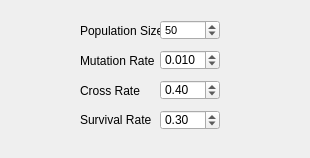
<?xml version="1.0" encoding="UTF-8"?>
<ui version="4.0">
 <class>ParametersGA</class>
 <widget class="QWidget" name="ParametersGA">
  <property name="geometry">
   <rect>
    <x>0</x>
    <y>0</y>
    <width>310</width>
    <height>158</height>
   </rect>
  </property>
  <property name="windowTitle">
   <string>Form</string>
  </property>
  <widget class="QDoubleSpinBox" name="mutationSpin">
   <property name="geometry">
    <rect>
     <x>160</x>
     <y>50</y>
     <width>60</width>
     <height>20</height>
    </rect>
   </property>
   <property name="font">
    <font>
     <pointsize>9</pointsize>
    </font>
   </property>
   <property name="decimals">
    <number>3</number>
   </property>
   <property name="minimum">
    <double>0.001000000000000</double>
   </property>
   <property name="maximum">
    <double>1.000000000000000</double>
   </property>
   <property name="singleStep">
    <double>0.010000000000000</double>
   </property>
   <property name="value">
    <double>0.010000000000000</double>
   </property>
  </widget>
  <widget class="QLabel" name="label_12">
   <property name="geometry">
    <rect>
     <x>80</x>
     <y>50</y>
     <width>81</width>
     <height>21</height>
    </rect>
   </property>
   <property name="font">
    <font>
     <pointsize>9</pointsize>
    </font>
   </property>
   <property name="text">
    <string>Mutation Rate</string>
   </property>
  </widget>
  <widget class="QLabel" name="label_14">
   <property name="geometry">
    <rect>
     <x>80</x>
     <y>80</y>
     <width>81</width>
     <height>21</height>
    </rect>
   </property>
   <property name="font">
    <font>
     <pointsize>9</pointsize>
    </font>
   </property>
   <property name="text">
    <string>Cross Rate</string>
   </property>
  </widget>
  <widget class="QLabel" name="label_15">
   <property name="geometry">
    <rect>
     <x>80</x>
     <y>110</y>
     <width>81</width>
     <height>20</height>
    </rect>
   </property>
   <property name="font">
    <font>
     <pointsize>9</pointsize>
    </font>
   </property>
   <property name="text">
    <string>Survival Rate</string>
   </property>
  </widget>
  <widget class="QDoubleSpinBox" name="crossSpin">
   <property name="geometry">
    <rect>
     <x>160</x>
     <y>80</y>
     <width>60</width>
     <height>20</height>
    </rect>
   </property>
   <property name="font">
    <font>
     <pointsize>9</pointsize>
    </font>
   </property>
   <property name="minimum">
    <double>0.010000000000000</double>
   </property>
   <property name="maximum">
    <double>1.000000000000000</double>
   </property>
   <property name="singleStep">
    <double>0.050000000000000</double>
   </property>
   <property name="value">
    <double>0.400000000000000</double>
   </property>
  </widget>
  <widget class="QDoubleSpinBox" name="survivalSpin">
   <property name="geometry">
    <rect>
     <x>160</x>
     <y>110</y>
     <width>60</width>
     <height>20</height>
    </rect>
   </property>
   <property name="font">
    <font>
     <pointsize>9</pointsize>
    </font>
   </property>
   <property name="minimum">
    <double>0.010000000000000</double>
   </property>
   <property name="maximum">
    <double>1.000000000000000</double>
   </property>
   <property name="singleStep">
    <double>0.050000000000000</double>
   </property>
   <property name="value">
    <double>0.300000000000000</double>
   </property>
  </widget>
  <widget class="QLabel" name="label_13">
   <property name="geometry">
    <rect>
     <x>80</x>
     <y>20</y>
     <width>81</width>
     <height>21</height>
    </rect>
   </property>
   <property name="font">
    <font>
     <pointsize>9</pointsize>
    </font>
   </property>
   <property name="text">
    <string>Population Size</string>
   </property>
  </widget>
  <widget class="QSpinBox" name="populationSpin">
   <property name="geometry">
    <rect>
     <x>160</x>
     <y>20</y>
     <width>60</width>
     <height>20</height>
    </rect>
   </property>
   <property name="font">
    <font>
     <pointsize>8</pointsize>
    </font>
   </property>
   <property name="minimum">
    <number>10</number>
   </property>
   <property name="maximum">
    <number>1000</number>
   </property>
   <property name="value">
    <number>50</number>
   </property>
  </widget>
 </widget>
 <resources/>
 <connections/>
</ui>
